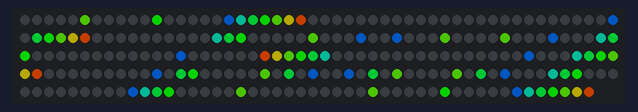
Bench run of a sketch on a simulated Particle Photon. Parts: 248 RGB LEDs in strip order, left to right, continuing on the next row. Dim RGB values are drawn brighter than linear.

Above: at 0.08 s.
At 5.01 s:
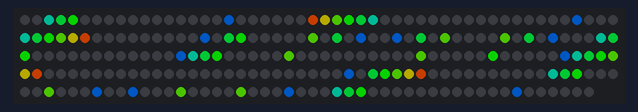
At 9.94 s:
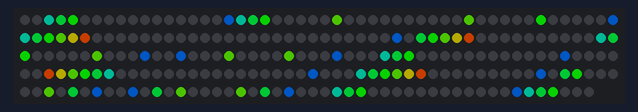
At 19.39 s:
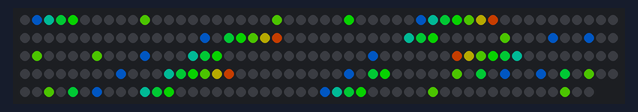
At 28.57 s:
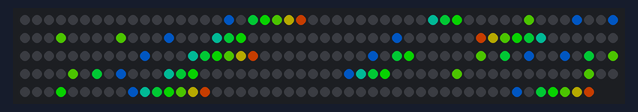
At 38.4 s:
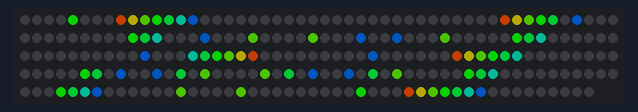

The sketch:

buildString.ino
```cpp
// This #include statement was automatically added by the Spark IDE.
#include "neopixel.h"

#define PIXEL_PIN D2
#define PIXEL_TYPE WS2812B

byte all[] = {
//[space]
0000, //0,0,
0000, //0,0,
0000, //0,0,
0000, //0,0,
0000, //0,0,
0000, //0,0,
0000, //0,0,
0000, //0,0,

//!
0002, //1,0,
0002, //1,0,
0002, //1,0,
0002, //1,0,
0002, //1,0,
0000, //0,0,
0002, //1,0,
0000, //0,0,

//"
0012, //0,1,0,1,0,
0012, //0,1,0,1,0,
0024, //1,0,1,0,0,
0000, //0,0,0,0,0,
0000, //0,0,0,0,0,
0000, //0,0,0,0,0,
0000, //0,0,0,0,0,
0000, //0,0,0,0,0,

//#
0024, //0,1,0,1,0,0,
0024, //0,1,0,1,0,0,
0076, //1,1,1,1,1,0,
0024, //0,1,0,1,0,0,
0076, //1,1,1,1,1,0,
0024, //0,1,0,1,0,0,
0024, //0,1,0,1,0,0,
0000, //0,0,0,0,0,0,

//$
0010, //0,0,1,0,0,0,
0036, //0,1,1,1,1,0,
0040, //1,0,0,0,0,0,
0034, //0,1,1,1,0,0,
0002, //0,0,0,0,1,0,
0074, //1,1,1,1,0,0,
0010, //0,0,1,0,0,0,
0000, //0,0,0,0,0,0,

//%
0042, //1,0,0,0,1,0,
0044, //1,0,0,1,0,0,
0004, //0,0,0,1,0,0,
0010, //0,0,1,0,0,0,
0020, //0,1,0,0,0,0,
0022, //0,1,0,0,1,0,
0042, //1,0,0,0,1,0,
0000, //0,0,0,0,0,0,

//&
0010, //0,0,1,0,0,0,
0024, //0,1,0,1,0,0,
0010, //0,0,1,0,0,0,
0032, //0,1,1,0,1,0,
0054, //1,0,1,1,0,0,
0044, //1,0,0,1,0,0,
0032, //0,1,1,0,1,0,
0000, //0,0,0,0,0,0,

//'
0002, //0,1,0,
0002, //0,1,0,
0004, //1,0,0,
0000, //0,0,0,
0000, //0,0,0,
0000, //0,0,0,
0000, //0,0,0,
0000, //0,0,0,

//(
0006, //0,0,1,1,0,
0010, //0,1,0,0,0,
0020, //1,0,0,0,0,
0020, //1,0,0,0,0,
0020, //1,0,0,0,0,
0010, //0,1,0,0,0,
0006, //0,0,1,1,0,
0000, //0,0,0,0,0,

//)
0030, //1,1,0,0,0,
0004, //0,0,1,0,0,
0002, //0,0,0,1,0,
0002, //0,0,0,1,0,
0002, //0,0,0,1,0,
0004, //0,0,1,0,0,
0030, //1,1,0,0,0,
0000, //0,0,0,0,0,

//*
0000, //0,0,0,0,0,
0000, //0,0,0,0,0,
0022, //1,0,0,1,0,
0014, //0,1,1,0,0,
0022, //1,0,0,1,0,
0000, //0,0,0,0,0,
0000, //0,0,0,0,0,
0000, //0,0,0,0,0,

//+
0000, //0,0,0,0,0,0,
0010, //0,0,1,0,0,0,
0010, //0,0,1,0,0,0,
0076, //1,1,1,1,1,0,
0010, //0,0,1,0,0,0,
0010, //0,0,1,0,0,0,
0000, //0,0,0,0,0,0,
0000, //0,0,0,0,0,0,

//,
0000, //0,0,
0000, //0,0,
0000, //0,0,
0000, //0,0,
0000, //0,0,
0002, //1,0,
0002, //1,0,
0002, //1,0,

//-
0000, //0,0,0,0,0,0,
0000, //0,0,0,0,0,0,
0000, //0,0,0,0,0,0,
0076, //1,1,1,1,1,0,
0000, //0,0,0,0,0,0,
0000, //0,0,0,0,0,0,
0000, //0,0,0,0,0,0,
0000, //0,0,0,0,0,0,

//.
0000, //0,0,
0000, //0,0,
0000, //0,0,
0000, //0,0,
0000, //0,0,
0002, //1,0,
0002, //1,0,
0000, //0,0,

///
0002, //0,0,0,0,1,0,
0004, //0,0,0,1,0,0,
0004, //0,0,0,1,0,0,
0010, //0,0,1,0,0,0,
0020, //0,1,0,0,0,0,
0020, //0,1,0,0,0,0,
0040, //1,0,0,0,0,0,
0000, //0,0,0,0,0,0,

//0
0034, //0,1,1,1,0,0,
0042, //1,0,0,0,1,0,
0046, //1,0,0,1,1,0,
0052, //1,0,1,0,1,0,
0062, //1,1,0,0,1,0,
0042, //1,0,0,0,1,0,
0034, //0,1,1,1,0,0,
0000, //0,0,0,0,0,0,

//1
0010, //0,0,1,0,0,0,
0030, //0,1,1,0,0,0,
0010, //0,0,1,0,0,0,
0010, //0,0,1,0,0,0,
0010, //0,0,1,0,0,0,
0010, //0,0,1,0,0,0,
0076, //1,1,1,1,1,0,
0000, //0,0,0,0,0,0,

//2
0034, //0,1,1,1,0,0,
0042, //1,0,0,0,1,0,
0002, //0,0,0,0,1,0,
0014, //0,0,1,1,0,0,
0020, //0,1,0,0,0,0,
0042, //1,0,0,0,1,0,
0076, //1,1,1,1,1,0,
0000, //0,0,0,0,0,0,

//3
0034, //0,1,1,1,0,0,
0042, //1,0,0,0,1,0,
0002, //0,0,0,0,1,0,
0014, //0,0,1,1,0,0,
0002, //0,0,0,0,1,0,
0042, //1,0,0,0,1,0,
0034, //0,1,1,1,0,0,
0000, //0,0,0,0,0,0,

//4
0006, //0,0,0,1,1,0,
0012, //0,0,1,0,1,0,
0022, //0,1,0,0,1,0,
0042, //1,0,0,0,1,0,
0076, //1,1,1,1,1,0,
0002, //0,0,0,0,1,0,
0002, //0,0,0,0,1,0,
0000, //0,0,0,0,0,0,

//5
0076, //1,1,1,1,1,0,
0040, //1,0,0,0,0,0,
0074, //1,1,1,1,0,0,
0002, //0,0,0,0,1,0,
0002, //0,0,0,0,1,0,
0042, //1,0,0,0,1,0,
0034, //0,1,1,1,0,0,
0000, //0,0,0,0,0,0,

//6
0014, //0,0,1,1,0,0,
0020, //0,1,0,0,0,0,
0040, //1,0,0,0,0,0,
0074, //1,1,1,1,0,0,
0042, //1,0,0,0,1,0,
0042, //1,0,0,0,1,0,
0034, //0,1,1,1,0,0,
0000, //0,0,0,0,0,0,

//7
0076, //1,1,1,1,1,0,
0042, //1,0,0,0,1,0,
0002, //0,0,0,0,1,0,
0004, //0,0,0,1,0,0,
0010, //0,0,1,0,0,0,
0010, //0,0,1,0,0,0,
0010, //0,0,1,0,0,0,
0000, //0,0,0,0,0,0,

//8
0034, //0,1,1,1,0,0,
0042, //1,0,0,0,1,0,
0042, //1,0,0,0,1,0,
0034, //0,1,1,1,0,0,
0042, //1,0,0,0,1,0,
0042, //1,0,0,0,1,0,
0034, //0,1,1,1,0,0,
0000, //0,0,0,0,0,0,

//9
0034, //0,1,1,1,0,0,
0042, //1,0,0,0,1,0,
0042, //1,0,0,0,1,0,
0036, //0,1,1,1,1,0,
0002, //0,0,0,0,1,0,
0004, //0,0,0,1,0,0,
0030, //0,1,1,0,0,0,
0000, //0,0,0,0,0,0,

//:
0000, //0,0,
0002, //1,0,
0002, //1,0,
0000, //0,0,
0000, //0,0,
0002, //1,0,
0002, //1,0,
0000, //0,0,

//;
0000, //0,0,
0002, //1,0,
0002, //1,0,
0000, //0,0,
0000, //0,0,
0002, //1,0,
0002, //1,0,
0002, //1,0,

//<
0002, //0,0,0,1,0,
0004, //0,0,1,0,0,
0010, //0,1,0,0,0,
0020, //1,0,0,0,0,
0010, //0,1,0,0,0,
0004, //0,0,1,0,0,
0002, //0,0,0,1,0,
0000, //0,0,0,0,0,

//=
0000, //0,0,0,0,0,0,
0000, //0,0,0,0,0,0,
0076, //1,1,1,1,1,0,
0000, //0,0,0,0,0,0,
0000, //0,0,0,0,0,0,
0076, //1,1,1,1,1,0,
0000, //0,0,0,0,0,0,
0000, //0,0,0,0,0,0,

//>
0020, //1,0,0,0,0,
0010, //0,1,0,0,0,
0004, //0,0,1,0,0,
0002, //0,0,0,1,0,
0004, //0,0,1,0,0,
0010, //0,1,0,0,0,
0020, //1,0,0,0,0,
0000, //0,0,0,0,0,

//?
0034, //0,1,1,1,0,0,
0042, //1,0,0,0,1,0,
0002, //0,0,0,0,1,0,
0004, //0,0,0,1,0,0,
0010, //0,0,1,0,0,0,
0000, //0,0,0,0,0,0,
0010, //0,0,1,0,0,0,
0000, //0,0,0,0,0,0,

//@
0074, //0,1,1,1,1,0,0,
0102, //1,0,0,0,0,1,0,
0132, //1,0,1,1,0,1,0,
0132, //1,0,1,1,0,1,0,
0136, //1,0,1,1,1,1,0,
0100, //1,0,0,0,0,0,0,
0074, //0,1,1,1,1,0,0,
0000, //0,0,0,0,0,0,0,

//A
0034, //0,1,1,1,0,0,
0042, //1,0,0,0,1,0,
0042, //1,0,0,0,1,0,
0076, //1,1,1,1,1,0,
0042, //1,0,0,0,1,0,
0042, //1,0,0,0,1,0,
0042, //1,0,0,0,1,0,
0000, //0,0,0,0,0,0,

//B
0074, //1,1,1,1,0,0,
0042, //1,0,0,0,1,0,
0074, //1,1,1,1,0,0,
0042, //1,0,0,0,1,0,
0042, //1,0,0,0,1,0,
0042, //1,0,0,0,1,0,
0074, //1,1,1,1,0,0,
0000, //0,0,0,0,0,0,

//C
0034, //0,1,1,1,0,0,
0042, //1,0,0,0,1,0,
0040, //1,0,0,0,0,0,
0040, //1,0,0,0,0,0,
0040, //1,0,0,0,0,0,
0042, //1,0,0,0,1,0,
0034, //0,1,1,1,0,0,
0000, //0,0,0,0,0,0,

//D
0074, //1,1,1,1,0,0,
0042, //1,0,0,0,1,0,
0042, //1,0,0,0,1,0,
0042, //1,0,0,0,1,0,
0042, //1,0,0,0,1,0,
0042, //1,0,0,0,1,0,
0074, //1,1,1,1,0,0,
0000, //0,0,0,0,0,0,

//E
0076, //1,1,1,1,1,0,
0040, //1,0,0,0,0,0,
0070, //1,1,1,0,0,0,
0040, //1,0,0,0,0,0,
0040, //1,0,0,0,0,0,
0040, //1,0,0,0,0,0,
0076, //1,1,1,1,1,0,
0000, //0,0,0,0,0,0,

//F
0076, //1,1,1,1,1,0,
0040, //1,0,0,0,0,0,
0070, //1,1,1,0,0,0,
0040, //1,0,0,0,0,0,
0040, //1,0,0,0,0,0,
0040, //1,0,0,0,0,0,
0040, //1,0,0,0,0,0,
0000, //0,0,0,0,0,0,

//G
0036, //0,1,1,1,1,0,
0040, //1,0,0,0,0,0,
0056, //1,0,1,1,1,0,
0042, //1,0,0,0,1,0,
0042, //1,0,0,0,1,0,
0042, //1,0,0,0,1,0,
0034, //0,1,1,1,0,0,
0000, //0,0,0,0,0,0,

//H
0042, //1,0,0,0,1,0,
0042, //1,0,0,0,1,0,
0076, //1,1,1,1,1,0,
0042, //1,0,0,0,1,0,
0042, //1,0,0,0,1,0,
0042, //1,0,0,0,1,0,
0042, //1,0,0,0,1,0,
0000, //0,0,0,0,0,0,

//I
0016, //1,1,1,0,
0004, //0,1,0,0,
0004, //0,1,0,0,
0004, //0,1,0,0,
0004, //0,1,0,0,
0004, //0,1,0,0,
0016, //1,1,1,0,
0000, //0,0,0,0,

//J
0002, //0,0,0,0,1,0,
0002, //0,0,0,0,1,0,
0002, //0,0,0,0,1,0,
0002, //0,0,0,0,1,0,
0002, //0,0,0,0,1,0,
0042, //1,0,0,0,1,0,
0034, //0,1,1,1,0,0,
0000, //0,0,0,0,0,0,

//K
0042, //1,0,0,0,1,0,
0044, //1,0,0,1,0,0,
0070, //1,1,1,0,0,0,
0044, //1,0,0,1,0,0,
0042, //1,0,0,0,1,0,
0042, //1,0,0,0,1,0,
0042, //1,0,0,0,1,0,
0000, //0,0,0,0,0,0,

//L
0040, //1,0,0,0,0,0,
0040, //1,0,0,0,0,0,
0040, //1,0,0,0,0,0,
0040, //1,0,0,0,0,0,
0040, //1,0,0,0,0,0,
0040, //1,0,0,0,0,0,
0076, //1,1,1,1,1,0,
0000, //0,0,0,0,0,0,

//M
0042, //1,0,0,0,1,0,
0066, //1,1,0,1,1,0,
0052, //1,0,1,0,1,0,
0042, //1,0,0,0,1,0,
0042, //1,0,0,0,1,0,
0042, //1,0,0,0,1,0,
0042, //1,0,0,0,1,0,
0000, //0,0,0,0,0,0,

//N
0042, //1,0,0,0,1,0,
0062, //1,1,0,0,1,0,
0052, //1,0,1,0,1,0,
0046, //1,0,0,1,1,0,
0042, //1,0,0,0,1,0,
0042, //1,0,0,0,1,0,
0042, //1,0,0,0,1,0,
0000, //0,0,0,0,0,0,

//O
0034, //0,1,1,1,0,0,
0042, //1,0,0,0,1,0,
0042, //1,0,0,0,1,0,
0042, //1,0,0,0,1,0,
0042, //1,0,0,0,1,0,
0042, //1,0,0,0,1,0,
0034, //0,1,1,1,0,0,
0000, //0,0,0,0,0,0,

//P
0074, //1,1,1,1,0,0,
0042, //1,0,0,0,1,0,
0074, //1,1,1,1,0,0,
0040, //1,0,0,0,0,0,
0040, //1,0,0,0,0,0,
0040, //1,0,0,0,0,0,
0040, //1,0,0,0,0,0,
0000, //0,0,0,0,0,0,

//Q
0034, //0,1,1,1,0,0,
0042, //1,0,0,0,1,0,
0042, //1,0,0,0,1,0,
0042, //1,0,0,0,1,0,
0042, //1,0,0,0,1,0,
0044, //1,0,0,1,0,0,
0032, //0,1,1,0,1,0,
0000, //0,0,0,0,0,0,

//R
0074, //1,1,1,1,0,0,
0042, //1,0,0,0,1,0,
0074, //1,1,1,1,0,0,
0042, //1,0,0,0,1,0,
0042, //1,0,0,0,1,0,
0042, //1,0,0,0,1,0,
0042, //1,0,0,0,1,0,
0000, //0,0,0,0,0,0,

//S
0036, //0,1,1,1,1,0,
0040, //1,0,0,0,0,0,
0034, //0,1,1,1,0,0,
0002, //0,0,0,0,1,0,
0002, //0,0,0,0,1,0,
0042, //1,0,0,0,1,0,
0034, //0,1,1,1,0,0,
0000, //0,0,0,0,0,0,

//T
0076, //1,1,1,1,1,0,
0010, //0,0,1,0,0,0,
0010, //0,0,1,0,0,0,
0010, //0,0,1,0,0,0,
0010, //0,0,1,0,0,0,
0010, //0,0,1,0,0,0,
0010, //0,0,1,0,0,0,
0000, //0,0,0,0,0,0,

//U
0042, //1,0,0,0,1,0,
0042, //1,0,0,0,1,0,
0042, //1,0,0,0,1,0,
0042, //1,0,0,0,1,0,
0042, //1,0,0,0,1,0,
0042, //1,0,0,0,1,0,
0034, //0,1,1,1,0,0,
0000, //0,0,0,0,0,0,

//V
0042, //1,0,0,0,1,0,
0042, //1,0,0,0,1,0,
0042, //1,0,0,0,1,0,
0042, //1,0,0,0,1,0,
0024, //0,1,0,1,0,0,
0024, //0,1,0,1,0,0,
0010, //0,0,1,0,0,0,
0000, //0,0,0,0,0,0,

//W
0042, //1,0,0,0,1,0,
0042, //1,0,0,0,1,0,
0042, //1,0,0,0,1,0,
0042, //1,0,0,0,1,0,
0052, //1,0,1,0,1,0,
0066, //1,1,0,1,1,0,
0042, //1,0,0,0,1,0,
0000, //0,0,0,0,0,0,

//X
0042, //1,0,0,0,1,0,
0024, //0,1,0,1,0,0,
0010, //0,0,1,0,0,0,
0024, //0,1,0,1,0,0,
0042, //1,0,0,0,1,0,
0042, //1,0,0,0,1,0,
0042, //1,0,0,0,1,0,
0000, //0,0,0,0,0,0,

//Y
0042, //1,0,0,0,1,0,
0024, //0,1,0,1,0,0,
0010, //0,0,1,0,0,0,
0010, //0,0,1,0,0,0,
0010, //0,0,1,0,0,0,
0010, //0,0,1,0,0,0,
0010, //0,0,1,0,0,0,
0000, //0,0,0,0,0,0,

//Z
0076, //1,1,1,1,1,0,
0002, //0,0,0,0,1,0,
0004, //0,0,0,1,0,0,
0010, //0,0,1,0,0,0,
0020, //0,1,0,0,0,0,
0040, //1,0,0,0,0,0,
0076, //1,1,1,1,1,0,
0000, //0,0,0,0,0,0,

//[
0016, //1,1,1,0,
0010, //1,0,0,0,
0010, //1,0,0,0,
0010, //1,0,0,0,
0010, //1,0,0,0,
0010, //1,0,0,0,
0016, //1,1,1,0,
0000, //0,0,0,0,

/* \ special comment for a special character */
0040, //1,0,0,0,0,0,
0020, //0,1,0,0,0,0,
0020, //0,1,0,0,0,0,
0010, //0,0,1,0,0,0,
0004, //0,0,0,1,0,0,
0004, //0,0,0,1,0,0,
0002, //0,0,0,0,1,0,
0000, //0,0,0,0,0,0,

//]
0016, //1,1,1,0,
0002, //0,0,1,0,
0002, //0,0,1,0,
0002, //0,0,1,0,
0002, //0,0,1,0,
0002, //0,0,1,0,
0016, //1,1,1,0,
0000, //0,0,0,0,

//^
0010, //0,0,1,0,0,0,
0024, //0,1,0,1,0,0,
0042, //1,0,0,0,1,0,
0000, //0,0,0,0,0,0,
0000, //0,0,0,0,0,0,
0000, //0,0,0,0,0,0,
0000, //0,0,0,0,0,0,
0000, //0,0,0,0,0,0,

//_
0000, //0,0,0,0,0,0,
0000, //0,0,0,0,0,0,
0000, //0,0,0,0,0,0,
0000, //0,0,0,0,0,0,
0000, //0,0,0,0,0,0,
0000, //0,0,0,0,0,0,
0076, //1,1,1,1,1,0,
0000, //0,0,0,0,0,0,

//`
0004, //1,0,0,
0004, //1,0,0,
0002, //0,1,0,
0000, //0,0,0,
0000, //0,0,0,
0000, //0,0,0,
0000, //0,0,0,
0000, //0,0,0,

//a
0000, //0,0,0,0,0,0,
0000, //0,0,0,0,0,0,
0034, //0,1,1,1,0,0,
0002, //0,0,0,0,1,0,
0036, //0,1,1,1,1,0,
0042, //1,0,0,0,1,0,
0036, //0,1,1,1,1,0,
0000, //0,0,0,0,0,0,

//b
0040, //1,0,0,0,0,0,
0040, //1,0,0,0,0,0,
0054, //1,0,1,1,0,0,
0062, //1,1,0,0,1,0,
0042, //1,0,0,0,1,0,
0042, //1,0,0,0,1,0,
0074, //1,1,1,1,0,0,
0000, //0,0,0,0,0,0,

//c
0000, //0,0,0,0,0,0,
0000, //0,0,0,0,0,0,
0034, //0,1,1,1,0,0,
0042, //1,0,0,0,1,0,
0040, //1,0,0,0,0,0,
0042, //1,0,0,0,1,0,
0034, //0,1,1,1,0,0,
0000, //0,0,0,0,0,0,

//d
0002, //0,0,0,0,1,0,
0002, //0,0,0,0,1,0,
0032, //0,1,1,0,1,0,
0046, //1,0,0,1,1,0,
0042, //1,0,0,0,1,0,
0042, //1,0,0,0,1,0,
0036, //0,1,1,1,1,0,
0000, //0,0,0,0,0,0,

//e
0000, //0,0,0,0,0,0,
0000, //0,0,0,0,0,0,
0034, //0,1,1,1,0,0,
0042, //1,0,0,0,1,0,
0076, //1,1,1,1,1,0,
0040, //1,0,0,0,0,0,
0036, //0,1,1,1,1,0,
0000, //0,0,0,0,0,0,

//f
0006, //0,0,1,1,0,
0010, //0,1,0,0,0,
0036, //1,1,1,1,0,
0010, //0,1,0,0,0,
0010, //0,1,0,0,0,
0010, //0,1,0,0,0,
0010, //0,1,0,0,0,
0000, //0,0,0,0,0,

//g
0000, //0,0,0,0,0,0,
0000, //0,0,0,0,0,0,
0036, //0,1,1,1,1,0,
0042, //1,0,0,0,1,0,
0042, //1,0,0,0,1,0,
0036, //0,1,1,1,1,0,
0002, //0,0,0,0,1,0,
0074, //1,1,1,1,0,0,

//h
0040, //1,0,0,0,0,0,
0040, //1,0,0,0,0,0,
0054, //1,0,1,1,0,0,
0062, //1,1,0,0,1,0,
0042, //1,0,0,0,1,0,
0042, //1,0,0,0,1,0,
0042, //1,0,0,0,1,0,
0000, //0,0,0,0,0,0,

//i
0002, //1,0,
0000, //0,0,
0002, //1,0,
0002, //1,0,
0002, //1,0,
0002, //1,0,
0002, //1,0,
0000, //0,0,

//j
0002, //0,0,0,0,1,0,
0000, //0,0,0,0,0,0,
0002, //0,0,0,0,1,0,
0002, //0,0,0,0,1,0,
0002, //0,0,0,0,1,0,
0042, //1,0,0,0,1,0,
0042, //1,0,0,0,1,0,
0034, //0,1,1,1,0,0,

//k
0020, //1,0,0,0,0,
0020, //1,0,0,0,0,
0022, //1,0,0,1,0,
0024, //1,0,1,0,0,
0030, //1,1,0,0,0,
0024, //1,0,1,0,0,
0022, //1,0,0,1,0,
0000, //0,0,0,0,0,

//l
0004, //1,0,0,
0004, //1,0,0,
0004, //1,0,0,
0004, //1,0,0,
0004, //1,0,0,
0004, //1,0,0,
0002, //0,1,0,
0000, //0,0,0,

//m
0000, //0,0,0,0,0,0,
0000, //0,0,0,0,0,0,
0064, //1,1,0,1,0,0,
0052, //1,0,1,0,1,0,
0052, //1,0,1,0,1,0,
0042, //1,0,0,0,1,0,
0042, //1,0,0,0,1,0,
0000, //0,0,0,0,0,0,

//n
0000, //0,0,0,0,0,0,
0000, //0,0,0,0,0,0,
0074, //1,1,1,1,0,0,
0042, //1,0,0,0,1,0,
0042, //1,0,0,0,1,0,
0042, //1,0,0,0,1,0,
0042, //1,0,0,0,1,0,
0000, //0,0,0,0,0,0,

//o
0000, //0,0,0,0,0,0,
0000, //0,0,0,0,0,0,
0034, //0,1,1,1,0,0,
0042, //1,0,0,0,1,0,
0042, //1,0,0,0,1,0,
0042, //1,0,0,0,1,0,
0034, //0,1,1,1,0,0,
0000, //0,0,0,0,0,0,

//p
0000, //0,0,0,0,0,0,
0000, //0,0,0,0,0,0,
0054, //1,0,1,1,0,0,
0062, //1,1,0,0,1,0,
0042, //1,0,0,0,1,0,
0074, //1,1,1,1,0,0,
0040, //1,0,0,0,0,0,
0040, //1,0,0,0,0,0,

//q
0000, //0,0,0,0,0,0,
0000, //0,0,0,0,0,0,
0032, //0,1,1,0,1,0,
0046, //1,0,0,1,1,0,
0042, //1,0,0,0,1,0,
0036, //0,1,1,1,1,0,
0002, //0,0,0,0,1,0,
0002, //0,0,0,0,1,0,

//r
0000, //0,0,0,0,0,0,
0000, //0,0,0,0,0,0,
0054, //1,0,1,1,0,0,
0062, //1,1,0,0,1,0,
0040, //1,0,0,0,0,0,
0040, //1,0,0,0,0,0,
0040, //1,0,0,0,0,0,
0000, //0,0,0,0,0,0,

//s
0000, //0,0,0,0,0,0,
0000, //0,0,0,0,0,0,
0036, //0,1,1,1,1,0,
0040, //1,0,0,0,0,0,
0034, //0,1,1,1,0,0,
0002, //0,0,0,0,1,0,
0074, //1,1,1,1,0,0,
0000, //0,0,0,0,0,0,

//t
0004, //0,1,0,0,
0004, //0,1,0,0,
0016, //1,1,1,0,
0004, //0,1,0,0,
0004, //0,1,0,0,
0004, //0,1,0,0,
0002, //0,0,1,0,
0000, //0,0,0,0,

//u
0000, //0,0,0,0,0,0,
0000, //0,0,0,0,0,0,
0042, //1,0,0,0,1,0,
0042, //1,0,0,0,1,0,
0042, //1,0,0,0,1,0,
0042, //1,0,0,0,1,0,
0036, //0,1,1,1,1,0,
0000, //0,0,0,0,0,0,

//v
0000, //0,0,0,0,0,0,
0000, //0,0,0,0,0,0,
0042, //1,0,0,0,1,0,
0042, //1,0,0,0,1,0,
0042, //1,0,0,0,1,0,
0024, //0,1,0,1,0,0,
0010, //0,0,1,0,0,0,
0000, //0,0,0,0,0,0,

//w
0000, //0,0,0,0,0,0,
0000, //0,0,0,0,0,0,
0042, //1,0,0,0,1,0,
0042, //1,0,0,0,1,0,
0052, //1,0,1,0,1,0,
0052, //1,0,1,0,1,0,
0036, //0,1,1,1,1,0,
0000, //0,0,0,0,0,0,

//x
0000, //0,0,0,0,0,0,
0000, //0,0,0,0,0,0,
0042, //1,0,0,0,1,0,
0024, //0,1,0,1,0,0,
0010, //0,0,1,0,0,0,
0024, //0,1,0,1,0,0,
0042, //1,0,0,0,1,0,
0000, //0,0,0,0,0,0,

//y
0000, //0,0,0,0,0,0,
0000, //0,0,0,0,0,0,
0042, //1,0,0,0,1,0,
0042, //1,0,0,0,1,0,
0042, //1,0,0,0,1,0,
0036, //0,1,1,1,1,0,
0002, //0,0,0,0,1,0,
0074, //1,1,1,1,0,0,

//z
0000, //0,0,0,0,0,0,
0000, //0,0,0,0,0,0,
0076, //1,1,1,1,1,0,
0004, //0,0,0,1,0,0,
0010, //0,0,1,0,0,0,
0020, //0,1,0,0,0,0,
0076, //1,1,1,1,1,0,
0000, //0,0,0,0,0,0,

//{
0006, //0,0,1,1,0,
0010, //0,1,0,0,0,
0010, //0,1,0,0,0,
0020, //1,0,0,0,0,
0010, //0,1,0,0,0,
0010, //0,1,0,0,0,
0006, //0,0,1,1,0,
0000, //0,0,0,0,0,

//|
0002, //1,0,
0002, //1,0,
0002, //1,0,
0000, //0,0,
0002, //1,0,
0002, //1,0,
0002, //1,0,
0000, //0,0,

//}
0030, //1,1,0,0,0,
0004, //0,0,1,0,0,
0004, //0,0,1,0,0,
0002, //0,0,0,1,0,
0004, //0,0,1,0,0,
0004, //0,0,1,0,0,
0030, //1,1,0,0,0,
0000, //0,0,0,0,0,

//~
0031, //0,1,1,0,0,1,
0046, //1,0,0,1,1,0,
0000, //0,0,0,0,0,0,
0000, //0,0,0,0,0,0,
0000, //0,0,0,0,0,0,
0000, //0,0,0,0,0,0,
0000, //0,0,0,0,0,0,
0000, //0,0,0,0,0,0,
};

int lengths[] = {2,2,5,6,6,6,6,3,5,5,5,6,2,6,2,6,6,6,6,6,6,6,6,6,6,6,2,2,5,6,5,6,7,6,6,6,6,6,6,6,6,4,6,6,6,6,6,6,6,6,6,6,6,6,6,6,6,6,6,4,6,4,6,6,3,6,6,6,6,6,5,6,6,2,6,5,3,6,6,6,6,6,6,6,4,6,6,6,6,6,6,5,2,5,6};

// Number of RGB LEDs in strand:
int LEDsW = 31;
int LEDsH = 8;

//pixel pin is D2

Adafruit_NeoPixel strip = Adafruit_NeoPixel(LEDsW * LEDsH, PIXEL_PIN, PIXEL_TYPE);
String displayString = "hello! ";
String displayPlaceholder = displayString;
boolean okayToSwitch = 0;

void setup() {
  Serial.begin(9600);
  Spark.function("buildString", buildString);
  strip.begin();
  strip.show();
}

String sanitizeString(String input){
    String output = input;
    for (int i= 0; i < input.length(); i++){
        char thisChar = input.charAt(i);
        if (thisChar < 32 || thisChar > 126){
            output.setCharAt(i, ' ');
        }
    }
    return output;
}

int buildString(String arg) {
    int adminMsg = arg.substring(0, 1).toInt();
    String msg = arg.substring(2);

    if (adminMsg == 1){
        if (msg == "BEGIN"){
            displayPlaceholder = " ";
        }
        else if (msg == "END"){
            okayToSwitch = 1;
        }
    }
    else {
        //ampersands are handled weird by the API, so it is the ONE exception of getting handled here
        msg.replace("%26", "&");
        String msgSant = sanitizeString(msg);
        displayPlaceholder.concat(msgSant);
    }

    Serial.print(adminMsg);
    Serial.print(" ");
    Serial.print(msg);
    Serial.print(" ");
    Serial.print(displayPlaceholder);
    Serial.println("");

   //displayPlaceholder = arg;
}

void loop() {
  scrollImage(displayString, 60);
  if (okayToSwitch){
      displayString = displayPlaceholder;
      okayToSwitch = 0;
  }
}

void scrollImage(String strIn, int del){
    int maxWidth = 0;
    for (int i = 0; i < strIn.length(); i++){
        char thisChar = strIn.charAt(i);
        maxWidth += lengths[thisChar-32];
    }

    //start at the 0th character, on the 0th row
    int charOffset = 0;
    int charColOffset = 0;

    for (int column = 0; column < maxWidth; column++){
        char thisChar = strIn.charAt(charOffset);

        //draw the window that starts at the charOffset/charColOffset
        //update the display
        int innerCharOffset = charOffset;
        int innerCharColOffset = charColOffset;

        for(int x=0; x<LEDsW; x++){
          char innerThisChar = strIn.charAt(innerCharOffset);
          for(int y=0; y<LEDsH; y++){
            int pixel = getCharPixel(innerThisChar, y, innerCharColOffset);
            int color = 0;
            if (pixel == 1){
                color = (y*31) + 31;
            }
            setLED(x, y, color);
          }

          innerCharColOffset++;
          //if the increase in the offset goes beyond the char's length, go up a char and reset the charColOffset to 0;
          if (innerCharColOffset > (lengths[innerThisChar - 32] -1)){
            innerCharOffset++;

            if (innerCharOffset > (strIn.length()-1)){
              innerCharOffset = 0;
            }

            innerCharColOffset = 0;
          }
        }

        charColOffset++;
        //if the increase in the offset goes beyond the char's length, go up a char and reset the charColOffset to 0;
        if (charColOffset > (lengths[thisChar - 32]-1)){
            charOffset++;

            if (charOffset > strIn.length()){
                charOffset = 0;
            }

            charColOffset = 0;
        }

        strip.show();
        delay(del);
    }

}

int getCharPixel(char thisChar, int down, int left){
    //If they somehow managed to get a character before the ascii space, make it an ascii space
    if (thisChar < 32){
        thisChar = ' ';
    }

    String row = String(all[((thisChar-32)*8)+down], BIN);

    int rowLength = row.length();
    int length = lengths[thisChar - 32];

    if(rowLength < length && (left < (length - rowLength))){
        return 0;
    }
    else {
        int indexOfPixel = left - (length - rowLength);
        return row.substring(indexOfPixel, indexOfPixel+1).toInt();
    }

}

void setLED(uint32_t x, uint32_t y, uint32_t color){
  int ledAddr = (LEDsH * ((LEDsW-1)-x)) + (((x&1)==0)?((LEDsH-1)-y):(y));
  strip.setPixelColor(ledAddr, color==0?color:Wheel(color-1));
}


uint32_t Wheel(uint16_t WheelPos)
{
  byte r, g, b;
  switch(WheelPos / 128)
  {
    case 0:
      r = 127 - WheelPos % 128;   //Red down
      g = WheelPos % 128;      // Green up
      b = 0;                  //blue off
      break;
    case 1:
      g = 127 - WheelPos % 128;  //green down
      b = WheelPos % 128;      //blue up
      r = 0;                  //red off
      break;
    case 2:
      b = 127 - WheelPos % 128;  //blue down
      r = WheelPos % 128;      //red up
      g = 0;                  //green off
      break;
  }
  return(strip.Color(r,g,b));
}
```
